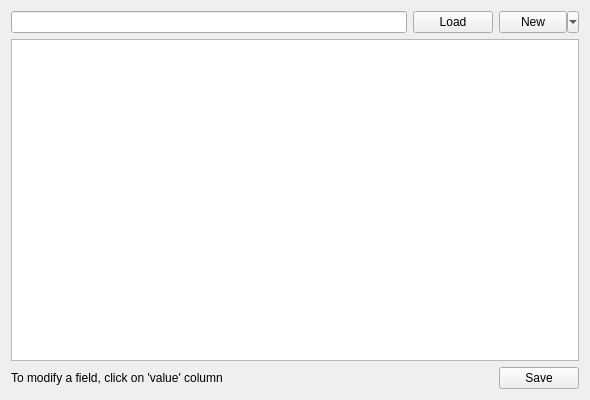
<?xml version="1.0" encoding="UTF-8"?>
<ui version="4.0">
 <class>Edition</class>
 <widget class="QWidget" name="Edition">
  <property name="geometry">
   <rect>
    <x>0</x>
    <y>0</y>
    <width>590</width>
    <height>400</height>
   </rect>
  </property>
  <property name="windowTitle">
   <string>Form</string>
  </property>
  <layout class="QGridLayout" name="gridLayout">
   <item row="3" column="5">
    <widget class="QPushButton" name="butSave">
     <property name="enabled">
      <bool>true</bool>
     </property>
     <property name="text">
      <string>Save</string>
     </property>
    </widget>
   </item>
   <item row="1" column="1" colspan="3">
    <widget class="QLineEdit" name="lineEdit"/>
   </item>
   <item row="1" column="4">
    <widget class="QPushButton" name="butLoad">
     <property name="text">
      <string>Load</string>
     </property>
    </widget>
   </item>
   <item row="1" column="5">
    <widget class="QToolButton" name="butNew">
     <property name="sizePolicy">
      <sizepolicy hsizetype="Minimum" vsizetype="Preferred">
       <horstretch>0</horstretch>
       <verstretch>0</verstretch>
      </sizepolicy>
     </property>
     <property name="text">
      <string>New</string>
     </property>
     <property name="popupMode">
      <enum>QToolButton::MenuButtonPopup</enum>
     </property>
     <property name="toolButtonStyle">
      <enum>Qt::ToolButtonTextOnly</enum>
     </property>
     <property name="arrowType">
      <enum>Qt::DownArrow</enum>
     </property>
    </widget>
   </item>
   <item row="2" column="1" colspan="5">
    <widget class="QTreeView" name="treeView"/>
   </item>
   <item row="3" column="1">
    <widget class="QLabel" name="label">
     <property name="text">
      <string>To modify a field, click on 'value' column</string>
     </property>
    </widget>
   </item>
   <item row="3" column="2">
    <spacer name="horizontalSpacer">
     <property name="orientation">
      <enum>Qt::Horizontal</enum>
     </property>
     <property name="sizeHint" stdset="0">
      <size>
       <width>40</width>
       <height>20</height>
      </size>
     </property>
    </spacer>
   </item>
  </layout>
 </widget>
 <resources/>
 <connections>
  <connection>
   <sender>butSave</sender>
   <signal>clicked()</signal>
   <receiver>Edition</receiver>
   <slot>actionSave()</slot>
   <hints>
    <hint type="sourcelabel">
     <x>543</x>
     <y>379</y>
    </hint>
    <hint type="destinationlabel">
     <x>294</x>
     <y>199</y>
    </hint>
   </hints>
  </connection>
  <connection>
   <sender>butLoad</sender>
   <signal>clicked()</signal>
   <receiver>Edition</receiver>
   <slot>actionLoad()</slot>
   <hints>
    <hint type="sourcelabel">
     <x>462</x>
     <y>20</y>
    </hint>
    <hint type="destinationlabel">
     <x>294</x>
     <y>199</y>
    </hint>
   </hints>
  </connection>
 </connections>
 <slots>
  <slot>actionSave()</slot>
  <slot>actionLoad()</slot>
 </slots>
</ui>
